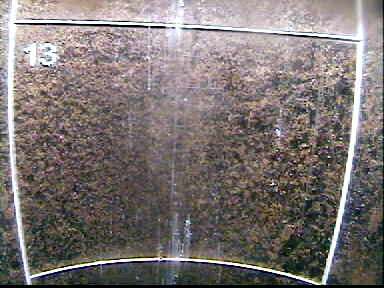
#> input picture python/frame-13.tiff, 384 x 288 px; its folder holds only this picture in this run
$ python -i bound.py   (imports and definitions only)   (Python 2 division)
#> lines starting #> are read from the running program, lines starting #| are printed output that depends on the picture; after the words box and inside, x2 and y2 are one past the last pixel; in counts of white or black regions, pixels touching at a corner belong together
import os.path
import numpy as np
from scipy.ndimage import gaussian_filter
from scipy import stats

from skimage import data
from skimage.feature import match_template
from skimage.color import rgb2gray
from skimage.measure import label, regionprops
from skimage.filters import threshold_otsu
from skimage.filters import threshold_yen
from skimage.filters import threshold_li
from skimage.filters import threshold_isodata

import cv2


MIN_WIDTH = 8
MAX_WITH  = 40
MIN_HEIGHT = 17
MAX_HEIGHT = 28
MIN_AREA   = 200
MAX_AREA   = 1000
ONE_DIGIT_LIMIT = 25
TWO_DIGITS_LIMIT   = 32

# [10 lines left out: function load_templates, not called in this run]

def filter_valid_boxes(boxes,min_width,max_width,min_height,max_height,min_a,max_a,debug=False):
    #first filter height
    if debug: print "boxes",boxes
    if debug: print "min-max",min_width,max_width,min_height,max_height,max_a

    filter1 = []
    for x,y,w,h in boxes:
        if debug: print "filter1:boxes",w,h,w*h
        if min_height <= h <= max_height and min_width <= w <= max_width and min_a <= w*h <= max_a:
            filter1 += [(x,y,w,h)]

    if debug: print "filter1",filter1
    #print "filter2",filter2

    return filter1

def distance(x1,y1,x2,y2):
    return np.sqrt((x1-x2)**2 + (y1-y2)**2)

def get_bounding_box(boxes,min_a,max_a,debug=False,max_distance=25.0):
    #boxes are already filtered
    #order according area
    n = len(boxes)
    if n > 1:
        area = []
        for i,(x,y,w,h) in  enumerate(boxes):
            if debug: print "get_bounding_box",i,x,y,w,h,w*h
            if min_a <= w*h <= max_a:
                area += [(w*h,i)]

        area.sort()
        if len(area) > 1:
            b1 = boxes[area[-1][1]]
            b2 = boxes[area[-2][1]]

            x1,y1,w1,h1 = b1
            x2,y2,w2,h2 = b2

            d = distance(x1,y1,x2,y2)
            if debug: print d
            if d > max_distance:
                return b1
            else:
                x = min(x1,x2)
                y = min(y1,y2)
                xf = max(x1+w1,x2+w2)
                yf = max(y1+h1,y2+h2)

                return x,y,xf-x,yf-y
        else:
            return boxes[area[-1][1]]
    else:
        return boxes[0]

# [21 lines left out: functions limit_bounding_box, get_target_bounding_box, not called in this run]

def best_box(image,global_thresh=None,steps=20,one_digit_limit=ONE_DIGIT_LIMIT,two_digits_limit=TWO_DIGITS_LIMIT,debug=False):
#> called with steps = 20, one_digit_limit = 25, two_digits_limit = 32, debug = False
    ret = []
    gray = rgb2gray(image)
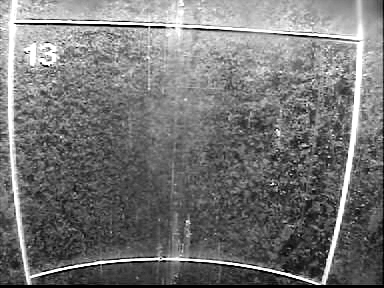
#> gray: shape (288, 384) float64; min 0, max 1, mean 0.462
    if global_thresh is None:
        global_thresh = threshold_otsu(gray)
#> global_thresh = 0.514

        # [4 lines of commented-out code are left out]

    ret = {}
    for t in np.linspace(global_thresh,0.95,steps):
        if debug: print "best_box:t:",t
        binary_global = gray > t

        label_img = label(binary_global, connectivity=binary_global.ndim)
        props = regionprops(label_img)
        boxes = []
        for pp in props:
            minr, minc, maxr, maxc = pp.bbox
            boxes += [(minc, minr, maxc - minc, maxr - minr)]

        valid_boxes = filter_valid_boxes(boxes,MIN_WIDTH,MAX_WITH,MIN_HEIGHT,MAX_HEIGHT,MIN_AREA,MAX_AREA,debug=debug)
        if len(valid_boxes) > 0:
            bb = get_bounding_box(valid_boxes,MIN_AREA,MAX_AREA,debug=debug)

            x, y, w, h = bb

            if w <= one_digit_limit:
                digit_case = "a"
            elif w >= two_digits_limit:
                digit_case = "b"
            else:
                digit_case = "c"

            if debug: print "best_box:valid_boxes:",x,y,w,h,digit_case


            if digit_case not in ret:
                ret[digit_case] = []

            ret[digit_case] += [(w*h,bb)]
#> this loop made 20 passes
#> pass 1, in best_box, `binary_global = gray > t`:
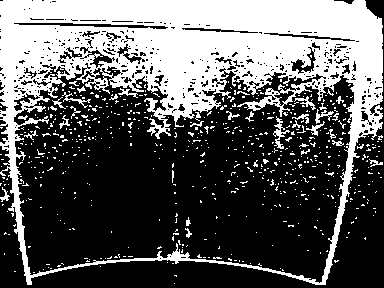
#> binary_global: shape (288, 384) bool; 36.4% white; 649 white regions (616 under 20 px), largest, box (x1, y1, x2, y2) and area: (0, 0, 383, 285) 36494, (273, 116, 290, 149) 173, (315, 109, 334, 124) 97
#> pass 1, in best_box, `label_img = label(binary_global, connectivity=binary_global.ndim)`:
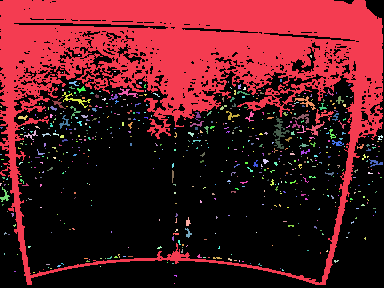
#> label_img: shape (288, 384) int32; 650 distinct labels, from 0 to 649; one colour per label, 0 black
#> pass 2, in best_box, `binary_global = gray > t`:
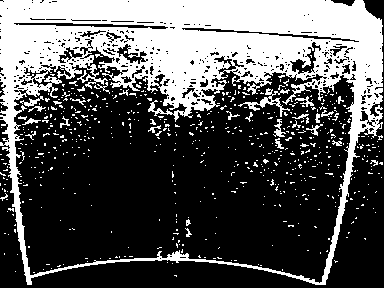
#> binary_global: shape (288, 384) bool; 33.5% white; 634 white regions (602 under 20 px), largest, box (x1, y1, x2, y2) and area: (0, 0, 383, 285) 33500, (238, 88, 290, 117) 321, (273, 119, 286, 137) 93
#> pass 2, in best_box, `label_img = label(binary_global, connectivity=binary_global.ndim)`:
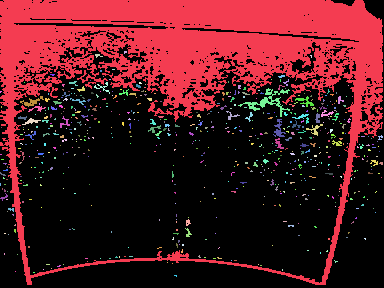
#> label_img: shape (288, 384) int32; 635 distinct labels, from 0 to 634; one colour per label, 0 black
#> after the loop:
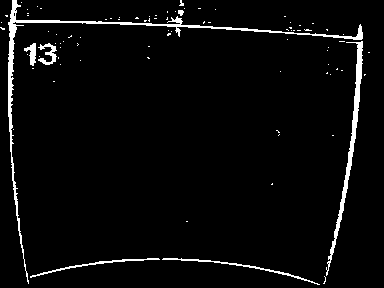
#> binary_global: shape (288, 384) bool; 3.7% white; 87 white regions (80 under 20 px), largest, box (x1, y1, x2, y2) and area: (8, 0, 363, 284) 1917, (326, 41, 363, 276) 1040, (162, 258, 320, 285) 312
#> after the loop:
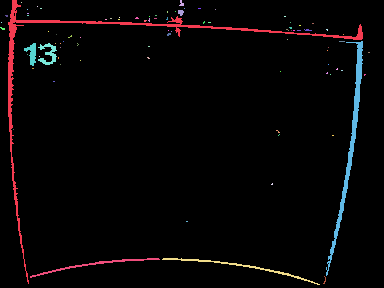
#> label_img: shape (288, 384) int32; 88 distinct labels, from 0 to 87; one colour per label, 0 black
#> after the loop, ret = 2 items

    if len(ret) > 0:
        ret2 = {}
        for k,v in ret.iteritems():
            v.sort()
            ret2[k] = v[-1][1]
#> this loop made 2 passes
#> k on pass 1: 'a'
#> k on pass 2: 'b'
#> after the loop, ret2 = {'a': (273, 119, 13, 18), 'b': (22, 41, 38, 25)}
        return ret2
    else:
        return {}

# [396 lines left out: functions get_all_boxes, match, match_digit, match_all_window, predict_mode, prediction_box and 3 more, not called in this run]

>>> import cv2
>>> picture = cv2.cvtColor(cv2.imread('frame-13.tiff'), cv2.COLOR_BGR2RGB)
>>> result = best_box(picture)
#> result = {'a': (273, 119, 13, 18), 'b': (22, 41, 38, 25)}

$ run again, on python/frame-14.tiff
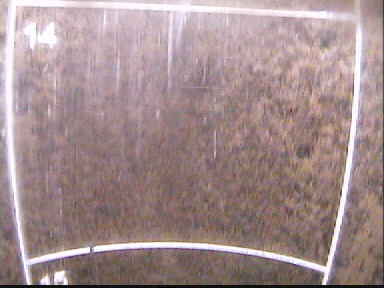
#> input picture python/frame-14.tiff, 384 x 288 px
#> global_thresh = 0.611
#> the loop in best_box, `for t in np.linspace(global_thresh,0.95,steps):` made 20 passes
#> pass 1, in best_box, `label_img = label(binary_global, connectivity=binary_global.ndim)`:
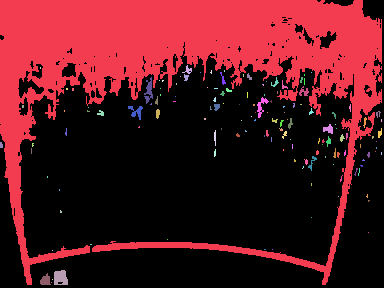
#> label_img: shape (288, 384) int32; 143 distinct labels, from 0 to 142; one colour per label, 0 black
#> after the loop in best_box, `for t in np.linspace(global_thresh,0.95,steps):`:
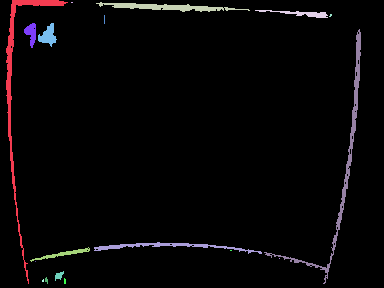
#> label_img: shape (288, 384) int32; 19 distinct labels, from 0 to 18; one colour per label, 0 black
#> after the loop in best_box, `for t in np.linspace(global_thresh,0.95,steps):`: ret = 2 items
#> the loop in best_box, `for k,v in ret.iteritems():` made 2 passes
#> k on passes 1 to 2: 'a', 'b'
#> after the loop in best_box, `for k,v in ret.iteritems():`: ret2 = {'a': (289, 30, 21, 26), 'b': (293, 32, 47, 36)}

$ run again, on python/frame-28.tiff
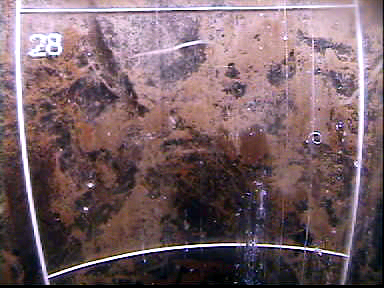
#> input picture python/frame-28.tiff, 384 x 288 px
#> global_thresh = 0.443
#> the loop in best_box, `for t in np.linspace(global_thresh,0.95,steps):` made 20 passes
#> pass 1, in best_box, `label_img = label(binary_global, connectivity=binary_global.ndim)`:
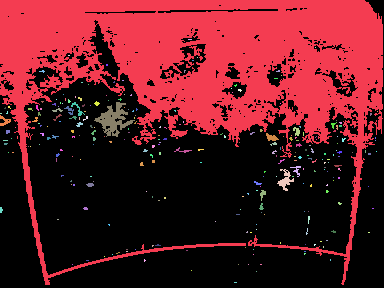
#> label_img: shape (288, 384) int32; 273 distinct labels, from 0 to 272; one colour per label, 0 black
#> after the loop in best_box, `for t in np.linspace(global_thresh,0.95,steps):`:
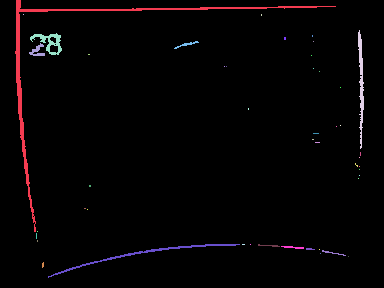
#> label_img: shape (288, 384) int32; 48 distinct labels, from 0 to 47; one colour per label, 0 black
#> after the loop in best_box, `for t in np.linspace(global_thresh,0.95,steps):`: ret = 3 items
#> the loop in best_box, `for k,v in ret.iteritems():` made 3 passes
#> k on passes 1 to 3: 'a', 'c', 'b'
#> after the loop in best_box, `for k,v in ret.iteritems():`: ret2 = {'a': (365, 27, 17, 24), 'c': (95, 102, 31, 26), 'b': (239, 71, 33, 28)}
#> result has the same summary as ret2 in best_box

$ run again, on python/frame-31.tiff
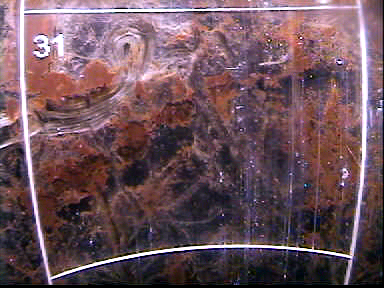
#> input picture python/frame-31.tiff, 384 x 288 px
#> global_thresh = 0.432
#> after the loop in best_box, `for t in np.linspace(global_thresh,0.95,steps):`:
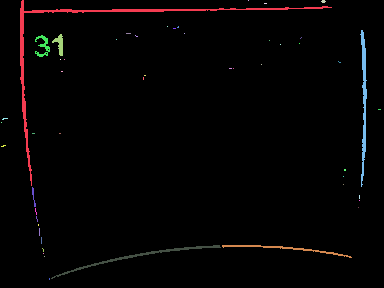
#> label_img: shape (288, 384) int32; 52 distinct labels, from 0 to 51; one colour per label, 0 black
#> after the loop in best_box, `for t in np.linspace(global_thresh,0.95,steps):`: ret = 3 items
#> the loop in best_box, `for k,v in ret.iteritems():` made 3 passes
#> k on passes 1 to 3: 'b', 'a', 'c'
#> after the loop in best_box, `for k,v in ret.iteritems():`: ret2 = {'b': (107, 31, 34, 41), 'a': (34, 35, 16, 22), 'c': (34, 32, 31, 25)}
#> result has the same summary as ret2 in best_box
